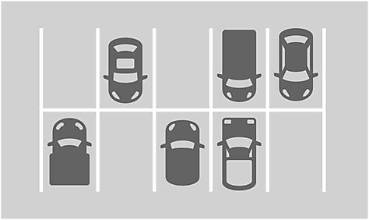
#> input picture Smart_Parking_Space_Detection/images/parking.jpg, 369 x 220 px
$ python parking_detection.py
#> lines starting #> are read from the running program, lines starting #| are printed output that depends on the picture; after the words box and inside, x2 and y2 are one past the last pixel; in counts of white or black regions, pixels touching at a corner belong together

import cv2
from pathlib import Path

# ==========================================
# 1. PROJECT PATHS
# ==========================================

BASE_DIR = Path(__file__).resolve().parent
IMAGE_PATH = BASE_DIR / "images" / "parking.jpg"
OUTPUT_DIR = BASE_DIR / "output"

OUTPUT_DIR.mkdir(parents=True, exist_ok=True)

# ==========================================
# 2. LOAD IMAGE
# ==========================================

image = cv2.imread(str(IMAGE_PATH))
#> image is the input picture: shape (220, 369, 3); min 46, max 255, mean 196.9

if image is None:
    raise FileNotFoundError(
        f"Cannot load image: {IMAGE_PATH}\n"
        "Check that the image is named parking.jpg."
    )

print("Parking image loaded successfully.")
print(f"Image dimensions: {image.shape[1]} x {image.shape[0]}")
#| Image dimensions: 369 x 220

# ==========================================
# 3. DEFINE PARKING SPACE COORDINATES
# Coordinates: (x, y, width, height)
# For the supplied 369 x 219 image.
# ==========================================

parking_spaces = [
    # Top row: 5 spaces
    (42, 29, 56, 79),    # Space 1
    (98, 29, 56, 79),    # Space 2
    (154, 29, 56, 79),   # Space 3
    (210, 29, 56, 79),   # Space 4
    (266, 29, 58, 79),   # Space 5

    # Bottom row: 3 spaces
    (42, 109, 56, 82),   # Space 6
    (98, 109, 56, 82),   # Space 7
    (154, 109, 56, 82),  # Space 8
]

# ==========================================
# 4. ANALYZE PARKING SPACES
# ==========================================

result = image.copy()

occupied_count = 0
available_count = 0

for index, (x, y, w, h) in enumerate(parking_spaces, start=1):

    roi = image[y:y + h, x:x + w]

    if roi.size == 0:
        continue

    # Convert the region to grayscale.
    gray = cv2.cvtColor(roi, cv2.COLOR_BGR2GRAY)

    # Estimate occupancy from dark pixels.
    # This is a simple heuristic for the supplied illustration.
    dark_pixels = cv2.countNonZero(
        cv2.threshold(gray, 100, 255, cv2.THRESH_BINARY_INV)[1]
    )

    dark_ratio = dark_pixels / (gray.shape[0] * gray.shape[1])

    # Initial threshold; visual calibration is required.
    is_occupied = dark_ratio > 0.18

    if is_occupied:
        color = (0, 0, 255)
        label = "OCCUPIED"
        occupied_count += 1
    else:
        color = (0, 255, 0)
        label = "AVAILABLE"
        available_count += 1

    # Draw parking-space boundaries.
    cv2.rectangle(
        result,
        (x, y),
        (x + w, y + h),
        color,
        2
    )

    # Display space number.
    cv2.putText(
        result,
        str(index),
        (x + 3, y + 15),
        cv2.FONT_HERSHEY_SIMPLEX,
        0.45,
        color,
        1
    )
#> this loop made 8 passes
#> (dark_pixels, dark_ratio, is_occupied) on passes 1 to 8: (0, 0, False), (1048, 0.237, True), (0, 0, False), (1788, 0.404, True), (1260, 0.275, True), (1829, 0.398, True), (0, 0, False), (1550, 0.338, True)
#> pass 1, `roi = image[y:y + h, x:x + w]`:
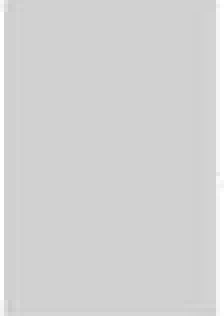
#> roi: shape (79, 56, 3) (shown 4 times larger); min 200, max 255, mean 211.3
#> pass 2, `roi = image[y:y + h, x:x + w]`:
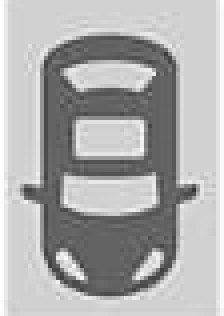
#> roi: shape (79, 56, 3) (shown 4 times larger); min 52, max 255, mean 173.1
#> after the loop:
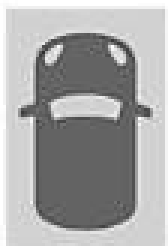
#> gray: shape (82, 56) (shown 3 times larger); min 46, max 255, mean 166.3
#> after the loop:
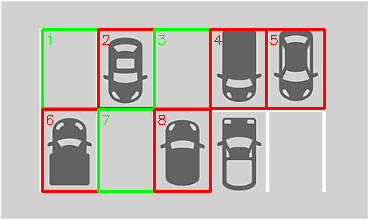
#> result: shape (220, 369, 3); 6.02% of pixels changed, all inside (x1, y1, x2, y2) = (41, 28, 326, 193)
#> after the loop, available_count = 3; occupied_count = 5

# ==========================================
# 5. DISPLAY SUMMARY
# ==========================================

summary = (
    f"Total: {len(parking_spaces)} | "
    f"Occupied: {occupied_count} | "
    f"Available: {available_count}"
)
#> summary = 'Total: 8 | Occupied: 5 | Available: 3'

cv2.rectangle(result, (0, 0), (result.shape[1], 22), (40, 40, 40), -1)

cv2.putText(
    result,
    summary,
    (5, 16),
    cv2.FONT_HERSHEY_SIMPLEX,
    0.43,
    (255, 255, 255),
    1
)
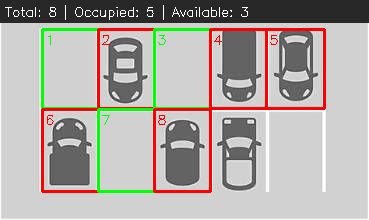
#> result: shape (220, 369, 3); mean B, G, R 166.3, 171.2, 176.9

# ==========================================
# 6. SAVE OUTPUT
# ==========================================

output_path = OUTPUT_DIR / "parking_result.jpg"

cv2.imwrite(str(output_path), result)

print("\n========== PARKING INSPECTION ==========")
print(f"Total spaces:     {len(parking_spaces)}")
print(f"Estimated occupied: {occupied_count}")
#| Estimated occupied: 5
print(f"Estimated available: {available_count}")
#| Estimated available: 3
print(f"Saved result: {output_path}")
print("========================================")

# ==========================================
# 7. DISPLAY RESULT
# ==========================================

cv2.imshow("Smart Parking Space Detection", result)

print("\nPress Q to close the window.")

while True:
    if cv2.waitKey(1) & 0xFF == ord("q"):
#> (key q is pressed here)
        break

cv2.destroyAllWindows()
